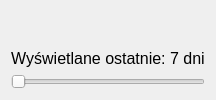
            <widget class="QWidget" name="page_4">
             <layout class="QVBoxLayout" name="verticalLayout_5">
              <item>
               <widget class="QWidget" name="correctPlot" native="true"/>
              </item>
              <item>
               <widget class="QLabel" name="daysShownLabel">
                <property name="sizePolicy">
                 <sizepolicy hsizetype="Preferred" vsizetype="Maximum">
                  <horstretch>0</horstretch>
                  <verstretch>0</verstretch>
                 </sizepolicy>
                </property>
                <property name="font">
                 <font>
                  <pointsize>12</pointsize>
                  <weight>50</weight>
                  <bold>false</bold>
                 </font>
                </property>
                <property name="styleSheet">
                 <string notr="true"/>
                </property>
                <property name="text">
                 <string>Wyświetlane ostatnie: 7 dni</string>
                </property>
                <property name="alignment">
                 <set>Qt::AlignCenter</set>
                </property>
               </widget>
              </item>
              <item>
               <widget class="QSlider" name="daysSlider">
                <property name="minimum">
                 <number>7</number>
                </property>
                <property name="maximum">
                 <number>60</number>
                </property>
                <property name="orientation">
                 <enum>Qt::Horizontal</enum>
                </property>
               </widget>
              </item>
             </layout>
            </widget>
